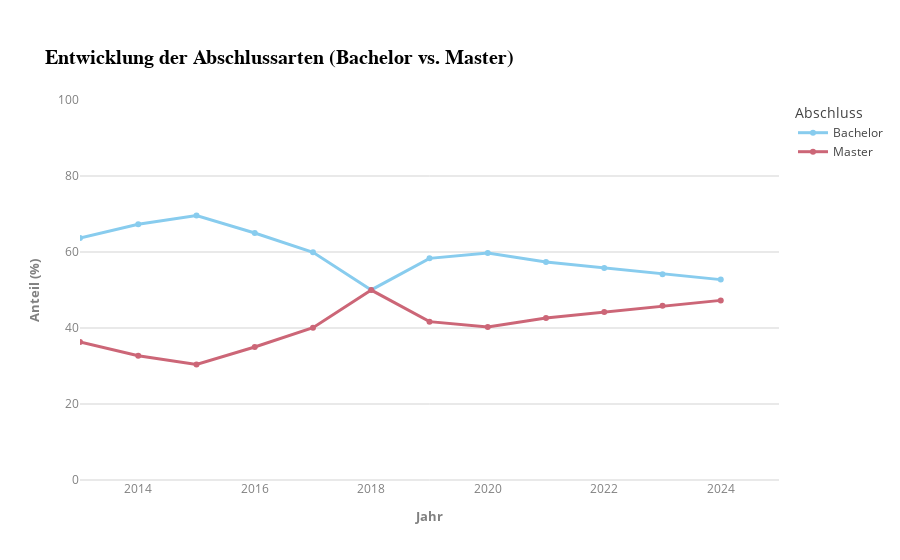

Source (notebook cell):
### Code cell
import plotly.express as px

# DataFrame für Plot umstrukturieren
abschluss_df_melted = abschluss_df.melt(id_vars="Jahr", var_name="Abschluss", value_name="Anteil (%)")

fig = px.line(
    abschluss_df_melted,
    x="Jahr",
    y="Anteil (%)",
    color="Abschluss",
    markers=True,
    title="Entwicklung der Abschlussarten (Bachelor vs. Master)",
    color_discrete_sequence=px.colors.qualitative.Safe,
    template="infoviz"
)

fig.update_traces(line=dict(width=3))  # Linie dicker machen

fig.update_layout(
    yaxis=dict(range=[0, 100]),  # Prozentwerte zwischen 0 und 100
    xaxis=dict(range=[2013, 2025])
)

fig.show()

### Figure 1 — Plotly figure (JSON) as saved in the notebook; plotly's stock layout.template omitted (floating-point values rounded to 4 significant figures)
{"data": [{"hovertemplate": "Abschluss=Bachelor<br>Jahr=%{x}<br>Anteil (%)=%{y}<extra></extra>", "legendgroup": "Bachelor", "line": {"color": "rgb(136, 204, 238)", "dash": "solid", "width": 3}, "marker": {"symbol": "circle"}, "mode": "lines+markers", "name": "Bachelor", "orientation": "v", "showlegend": true, "type": "scatter", "x": ["2013", "2014", "2015", "2016", "2017", "2018", "2019", "2020", "2021", "2022", "2023", "2024"], "xaxis": "x", "y": [63.71, 67.32, 69.6, 64.99, 59.92, 50.03, 58.33, 59.71, 57.37, 55.81, 54.17, 52.73], "yaxis": "y"}, {"hovertemplate": "Abschluss=Master<br>Jahr=%{x}<br>Anteil (%)=%{y}<extra></extra>", "legendgroup": "Master", "line": {"color": "rgb(204, 102, 119)", "dash": "solid", "width": 3}, "marker": {"symbol": "circle"}, "mode": "lines+markers", "name": "Master", "orientation": "v", "showlegend": true, "type": "scatter", "x": ["2013", "2014", "2015", "2016", "2017", "2018", "2019", "2020", "2021", "2022", "2023", "2024"], "xaxis": "x", "y": [36.29, 32.68, 30.4, 35.01, 40.08, 49.97, 41.67, 40.29, 42.63, 44.19, 45.83, 47.27], "yaxis": "y"}], "layout": {"legend": {"title": {"text": "Abschluss"}, "tracegroupgap": 0}, "title": {"text": "Entwicklung der Abschlussarten (Bachelor vs. Master)"}, "xaxis": {"anchor": "y", "domain": [0, 1], "range": [2013, 2025], "title": {"text": "Jahr"}}, "yaxis": {"anchor": "x", "domain": [0, 1], "range": [0, 100], "title": {"text": "Anteil (%)"}}}}
